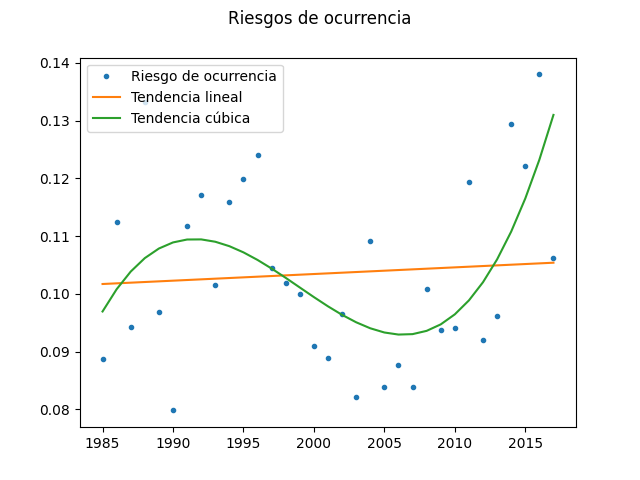

Source code (Python):
#!/usr/bin/env python3
import numpy as np
import random as rd
import matplotlib.pyplot as plt
import pylab

with open ("earthquakes.dat", "r") as F:
    lines=F.readlines()

def tendency(x,y):
	z=np.polyfit(x,y,1)
	p = np.poly1d(z)
	tendencia = p(x)
	z2=np.polyfit(x,y,3)
	p2 = np.poly1d(z2)
	tendencia2 = p2(x)
	fig, ax = plt.subplots()
	ax.plot(x,y,".", label='Riesgo de ocurrencia')
	ax.plot(x,tendencia, label='Tendencia lineal')
	ax.plot(x,tendencia2, label='Tendencia cúbica')
	fig.suptitle('Riesgos de ocurrencia')
	pylab.legend(loc='upper left')
	fig.savefig("riesgo.png")
	plt.show()
def calculate_risk(total_earthquakes, earthquakesup6_5,n):
	p=earthquakesup6_5/total_earthquakes
	p_no=1-p
	no_occ= p_no**n
	risk=1-no_occ
	return risk

date=[]
magnitude=[]
umbral=6.5
anio=1984
anios=[]
count=0
count6=0
magnitudes=[]
magnitudes6=[]
for dat in lines[1:]:
    a,b,c=dat.split()
    fecha = int(a[6:])
    if "MW" in c:
        date.append(fecha)
        magnitude.append(float(b))
        if anio == fecha:
            count+=1
            if float(b) >= umbral:
            	count6+=1
        else:
            magnitudes.append(count)
            magnitudes6.append(count6)
            anios.append(anio+1)
            count=1
            anio+=1
            if float(b) >= umbral:
                count6=1
            else:
            	count6=0
risks=[]
for i in range(len(magnitudes6)):
	risk=calculate_risk(magnitudes[i],magnitudes6[i],1)
	risks.append(risk)

print("El riesgo de ocurrencia de un sismo de magnitud 6.5 o mayor en un periodo de 10 años en todo el mundo es:",calculate_risk(magnitudes[-1],magnitudes6[-1],10))
tendency(anios, risks)
